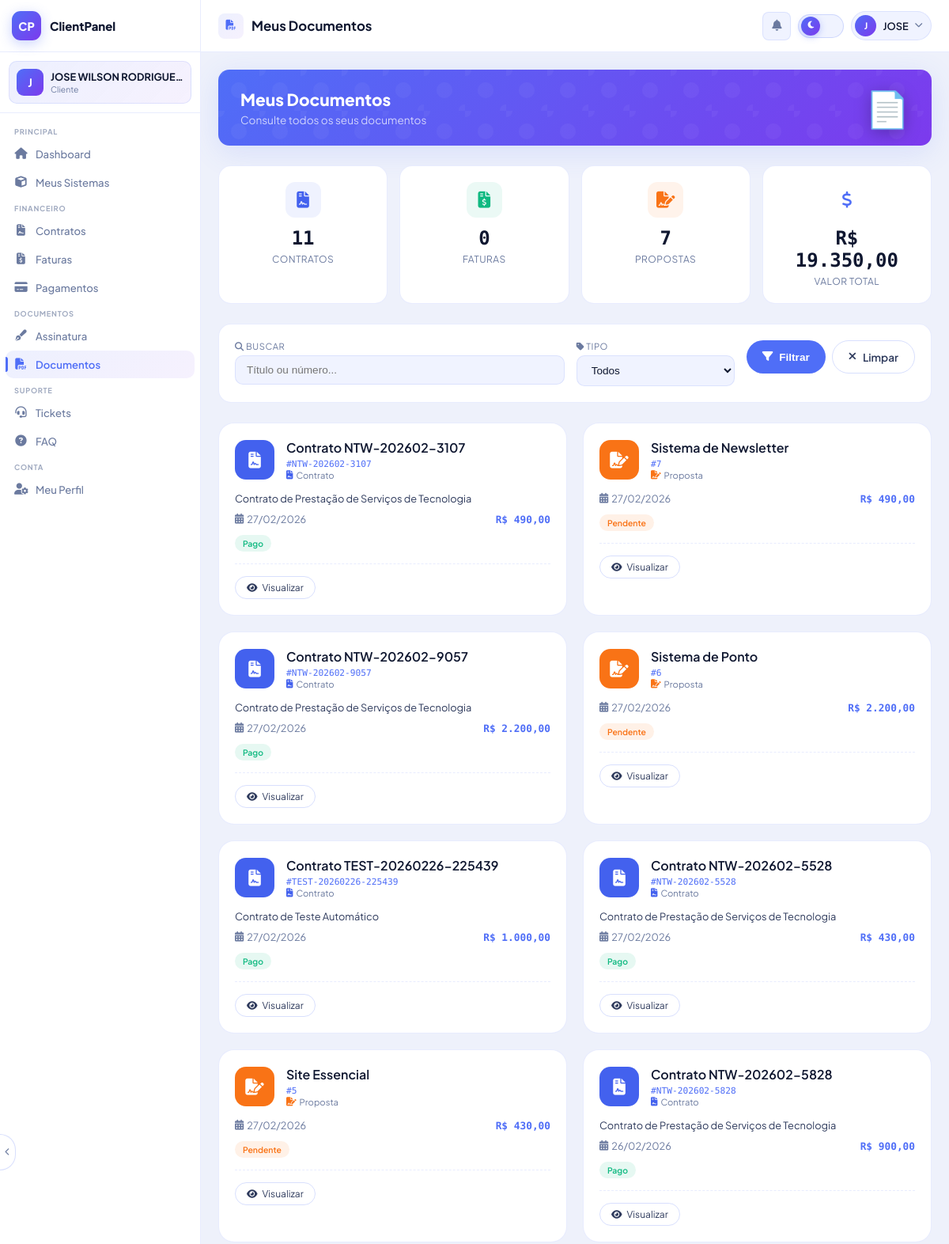
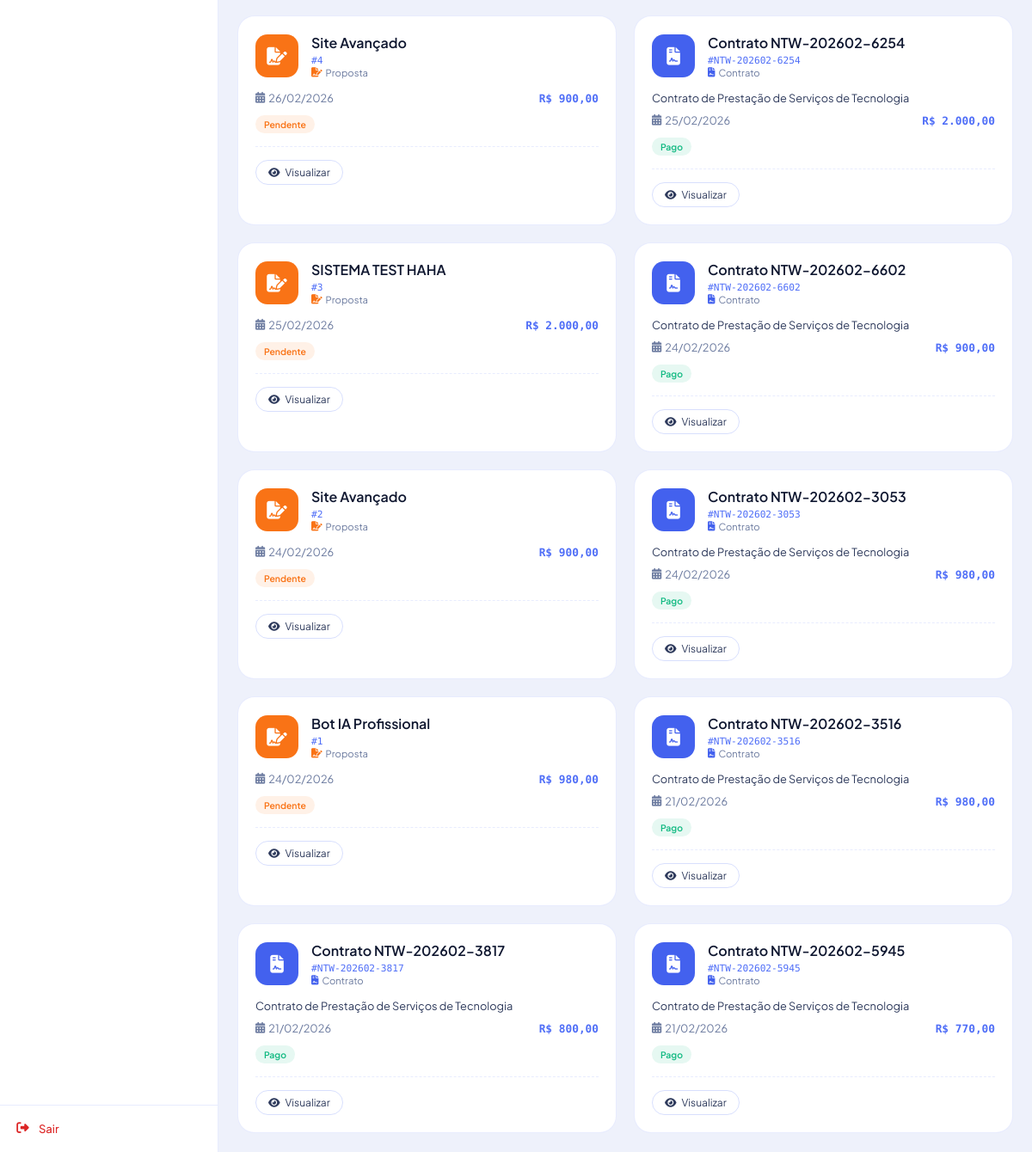
The app's page /cliente/modules/documentos/index.php (signed in) with its own data (2 pictures, top to bottom).
### tables this page shows
CREATE TABLE `clientes` (
  `id` int(11) NOT NULL,
  `nome` varchar(200) NOT NULL,
  `email` varchar(100) NOT NULL,
  `username` varchar(50) DEFAULT NULL,
  `codigo_indicacao` varchar(100) DEFAULT NULL,
  `indicado_por` int(11) DEFAULT NULL,
  `total_indicacoes` int(11) DEFAULT 0,
  `desconto_indicacao` decimal(10,2) DEFAULT 0.00,
  `validade_desconto` date DEFAULT NULL,
  `password_hash` varchar(255) DEFAULT NULL,
  `telefone` varchar(20) DEFAULT NULL,
  `celular` varchar(20) DEFAULT NULL,
  `cpf_cnpj` varchar(20) DEFAULT NULL,
  `rg_ie` varchar(20) DEFAULT NULL,
  `data_nascimento` date DEFAULT NULL,
  `empresa` varchar(200) DEFAULT NULL,
  `cargo` varchar(100) DEFAULT NULL,
  `endereco` text DEFAULT NULL,
  `cidade` varchar(100) DEFAULT NULL,
  `estado` char(2) DEFAULT NULL,
  `cep` varchar(10) DEFAULT NULL,
  `observacoes` text DEFAULT NULL,
  `foto` varchar(255) DEFAULT NULL,
  `status` enum('ativo','inativo','bloqueado') DEFAULT 'ativo',
  `tipo` enum('cliente','admin','parceiro') DEFAULT 'cliente',
  `created_at` timestamp NOT NULL DEFAULT current_timestamp(),
  `updated_at` timestamp NULL DEFAULT NULL ON UPDATE current_timestamp(),
  `ultimo_acesso` datetime DEFAULT NULL,
  `tentativas_falhas` int(11) DEFAULT 0,
  `bloqueado_ate` datetime DEFAULT NULL,
  `token_recuperacao` varchar(100) DEFAULT NULL,
  `token_expira` datetime DEFAULT NULL
);

CREATE TABLE `contratos` (
  `id` int(11) NOT NULL,
  `cliente_id` int(11) NOT NULL,
  `plano_contratado_id` int(11) DEFAULT NULL,
  `tipo_contrato` enum('adesao','renovacao','cancelamento','aditivo') NOT NULL,
  `numero_contrato` varchar(50) NOT NULL,
  `versao` varchar(20) DEFAULT '1.0',
  `titulo` varchar(255) NOT NULL,
  `conteudo` longtext NOT NULL,
  `valor_total` decimal(10,2) DEFAULT NULL,
  `valor_entrada` decimal(10,2) DEFAULT NULL,
  `valor_mensal` decimal(10,2) DEFAULT NULL,
  `numero_parcelas` int(11) DEFAULT 1,
  `dia_vencimento` int(11) DEFAULT 10,
  `data_primeira_parcela` date DEFAULT NULL,
  `data_primeira_mensalidade` date DEFAULT NULL,
  `multa_cancelamento` decimal(10,2) DEFAULT NULL,
  `percentual_multa` decimal(5,2) DEFAULT NULL COMMENT 'Percentual da multa',
  `prazo_fidelidade` int(11) DEFAULT NULL COMMENT 'Meses de fidelidade',
  `data_assinatura` datetime DEFAULT NULL,
  `data_vencimento` date DEFAULT NULL,
  `data_cancelamento` datetime DEFAULT NULL,
  `motivo_cancelamento` text DEFAULT NULL,
  `status` enum('rascunho','enviado','assinado','cancelado','vencido') DEFAULT 'rascunho',
  `pdf_path` varchar(255) DEFAULT NULL,
  `observacoes` text DEFAULT NULL,
  `created_by` int(11) DEFAULT NULL,
  `created_at` timestamp NOT NULL DEFAULT current_timestamp(),
  `updated_at` timestamp NULL DEFAULT NULL ON UPDATE current_timestamp()
);

CREATE TABLE `planos_contratados` (
  `id` int(11) NOT NULL,
  `cliente_id` int(11) NOT NULL,
  `plano_id` int(11) DEFAULT NULL COMMENT 'ID do plano padrão (se aplicável)',
  `tipo_plano` enum('site','sistema','bot','outros') NOT NULL,
  `nome_plano` varchar(255) NOT NULL,
  `descricao` text DEFAULT NULL,
  `valor_plano` decimal(10,2) NOT NULL COMMENT 'Valor único do desenvolvimento',
  `valor_mensal` decimal(10,2) NOT NULL COMMENT 'Valor da mensalidade (manutenção)',
  `forma_pagamento` enum('vista','parcelado','recorrente') DEFAULT 'recorrente',
  `numero_parcelas` int(11) DEFAULT 1,
  `data_inicio` date NOT NULL,
  `data_fim` date DEFAULT NULL,
  `periodo_teste` int(11) DEFAULT 0 COMMENT 'Dias de teste grátis',
  `dia_vencimento` int(11) DEFAULT 10,
  `data_proxima_fatura` date DEFAULT NULL,
  `ultima_fatura_gerada` date DEFAULT NULL,
  `mp_subscription_id` varchar(100) DEFAULT NULL,
  `mp_preapproval_id` varchar(100) DEFAULT NULL,
  `status` enum('ativo','pendente','cancelado','suspenso','concluido') DEFAULT 'ativo',
  `observacoes` text DEFAULT NULL,
  `created_at` timestamp NOT NULL DEFAULT current_timestamp(),
  `updated_at` timestamp NULL DEFAULT NULL ON UPDATE current_timestamp()
);

### cliente/modules/documentos/index.php (the view, shortened to what the rows shown need)
<?php
require_once '../../includes/header.php';
require_once '../../includes/menu.php';
require_once 'config.php';
$cid = (int)$_SESSION['cliente_id'];
$tipo_filter = isset($_GET['tipo']) ? limparInput($_GET['tipo']) : '';
$busca = isset($_GET['busca']) ? limparInput($_GET['busca']) : '';
$filtros = [
    'tipo' => $tipo_filter,
    'busca' => $busca
];
$documentos = getDocumentosCliente($cid, $filtros);
?>
<main class="main" id="main">
    <div class="topbar">
        <div class="top-right">
            <div class="user-btn" id="userBtn">
                <div class="sb-av"><?php echo strtoupper(substr($cliente['nome'], 0, 1)); ?></div>
                <span class="user-btn-n"><?php echo htmlspecialchars(explode(' ', $cliente['nome'])[0]); ?></span>
                <i class="fas fa-chevron-down user-chevron"></i>
            </div>
        </div>
    </div>
    <div class="content">
        <div class="welcome" style="margin-bottom: 25px;">
            <div class="welcome-copy">
                <h1>Meus Documentos</h1>
            </div>
        </div>
        <?php if (empty($documentos)): ?>
        <div class="empty-state">
            <i class="fas fa-folder-open"></i>
            <h3>Nenhum documento encontrado</h3>
            <p>Os documentos aparecerão aqui quando estiverem disponíveis.</p>
        </div>
        <?php else: ?>
        <div class="documentos-grid">
            <?php foreach ($documentos as $doc):
                $icone = getIconePorTipo($doc['tipo']);
                $cor = getCorPorTipo($doc['tipo']);
                $tipo_nome = getNomeTipo($doc['tipo']);
                list($badge_class, $badge_text) = getStatusBadge($doc['status'] ?? '');
            ?>
            <div class="documento-card" onclick="window.location.href='visualizar.php?id=<?php echo $doc['id']; ?>'">
                <div class="documento-header">
                    <div class="documento-icon" style="background: <?php echo $cor; ?>;">
                        <i class="fas <?php echo $icone; ?>"></i>
                    </div>
                    <div class="documento-info">
                        <div class="documento-titulo">
                            <?php echo htmlspecialchars($doc['titulo']); ?>
                        </div>
                        <div class="documento-referencia">
                            #<?php echo htmlspecialchars($doc['referencia'] ?? ''); ?>
                        </div>
                        <div class="documento-tipo">
                            <i class="fas <?php echo $icone; ?>" style="color: <?php echo $cor; ?>;"></i>
                            <?php echo $tipo_nome; ?>
                        </div>
                    </div>
                </div>
                <?php if (!empty($doc['descricao'])): ?>
                <p style="color: var(--tx2); font-size: 0.8rem; margin-bottom: 10px;">
                    <?php echo htmlspecialchars(is_string($doc['descricao']) ? substr($doc['descricao'], 0, 100) . (strlen($doc['descricao']) > 100 ? '...' : '') : ''); ?>
                </p>
                <?php endif; ?>
                <div class="documento-info-row">
                    <?php if (!empty($doc['data_emissao'])): ?>
                    <div class="documento-data">
                        <i class="fas fa-calendar-alt"></i>
                        <?php echo date('d/m/Y', strtotime($doc['data_emissao'])); ?>
                    </div>
                    <?php endif; ?>
                    <?php if (!empty($doc['valor'])): ?>
                    <div class="documento-valor">
                        R$ <?php echo number_format($doc['valor'], 2, ',', '.'); ?>
                    </div>
                    <?php endif; ?>
                </div>
                <?php if (!empty($badge_class)): ?>
                <div style="margin: 8px 0;">
                    <span class="badge <?php echo $badge_class; ?>">
                        <?php echo $badge_text; ?>
                    </span>
                </div>
                <?php endif; ?>
                <div class="documento-footer">
                    <span class="btn-documento" onclick="event.stopPropagation(); window.location.href='visualizar.php?id=<?php echo $doc['id']; ?>'">
                        <i class="fas fa-eye"></i> Visualizar
                    </span>
                </div>
            </div>
            <?php endforeach; ?>
        </div>
        <?php endif; ?>
    </div>
</main>
<?php require_once '../../includes/footer.php'; ?>

### cliente/includes/menu.php (shortened to what the rows shown need)
<aside class="sidebar" id="sidebar">
    <div class="sb-prof">
        <div class="sb-prof-pill">
            <div class="sb-av"><?php echo strtoupper(substr($cliente['nome'], 0, 1)); ?></div>
            <div class="sb-prof-info">
                <div class="sb-prof-name"><?php echo htmlspecialchars($cliente['nome']); ?></div>
                <div class="sb-prof-role">Cliente</div>
            </div>
        </div>
    </div>
</aside>

### records on screen
clientes: nome "J", nome "JOSE WILSON RODRIGUE…", nome "JOSE"
contratos: titulo "Contrato NTW-202602-3107", numero_contrato "NTW-202602-3107", tipo_nome "Contrato", titulo "Contrato de Prestação de Serviços de Tecnologia", data_emissao "27/02/2026", valor_total "490,00", badge_text "Pago"
planos_contratados: nome_plano "Sistema de Newsletter", id "7", tipo_nome "Proposta", data_inicio "27/02/2026", valor_plano "490,00", badge_text "Pendente"
contratos: titulo "Contrato NTW-202602-9057", numero_contrato "NTW-202602-9057", tipo_nome "Contrato", titulo "Contrato de Prestação de Serviços de Tecnologia", data_emissao "27/02/2026", valor_total "2.200,00", badge_text "Pago"
planos_contratados: nome_plano "Sistema de Ponto", id "6", tipo_nome "Proposta", data_inicio "27/02/2026", valor_plano "2.200,00", badge_text "Pendente"
contratos: titulo "Contrato TEST-20260226-225439", numero_contrato "TEST-20260226-225439", tipo_nome "Contrato", titulo "Contrato de Teste Automático", data_emissao "27/02/2026", valor_total "1.000,00", badge_text "Pago"
contratos: titulo "Contrato NTW-202602-5528", numero_contrato "NTW-202602-5528", tipo_nome "Contrato", titulo "Contrato de Prestação de Serviços de Tecnologia", data_emissao "27/02/2026", valor_total "430,00", badge_text "Pago"
planos_contratados: nome_plano "Site Essencial", id "5", tipo_nome "Proposta", data_inicio "27/02/2026", valor_plano "430,00", badge_text "Pendente"
contratos: titulo "Contrato NTW-202602-5828", numero_contrato "NTW-202602-5828", tipo_nome "Contrato", titulo "Contrato de Prestação de Serviços de Tecnologia", data_emissao "26/02/2026", valor_total "900,00", badge_text "Pago"
planos_contratados: nome_plano "Site Avançado", id "4", tipo_nome "Proposta", data_inicio "26/02/2026", valor_plano "900,00", badge_text "Pendente"
contratos: titulo "Contrato NTW-202602-6254", numero_contrato "NTW-202602-6254", tipo_nome "Contrato", titulo "Contrato de Prestação de Serviços de Tecnologia", data_emissao "25/02/2026", valor_total "2.000,00", badge_text "Pago"
planos_contratados: nome_plano "SISTEMA TEST HAHA", id "3", tipo_nome "Proposta", data_inicio "25/02/2026", valor_plano "2.000,00", badge_text "Pendente"
contratos: titulo "Contrato NTW-202602-6602", numero_contrato "NTW-202602-6602", tipo_nome "Contrato", titulo "Contrato de Prestação de Serviços de Tecnologia", data_emissao "24/02/2026", valor_total "900,00", badge_text "Pago"
planos_contratados: nome_plano "Site Avançado", id "2", tipo_nome "Proposta", data_inicio "24/02/2026", valor_plano "900,00", badge_text "Pendente"
contratos: titulo "Contrato NTW-202602-3053", numero_contrato "NTW-202602-3053", tipo_nome "Contrato", titulo "Contrato de Prestação de Serviços de Tecnologia", data_emissao "24/02/2026", valor_total "980,00", badge_text "Pago"
planos_contratados: nome_plano "Bot IA Profissional", id "1", tipo_nome "Proposta", data_inicio "24/02/2026", valor_plano "980,00", badge_text "Pendente"
contratos: titulo "Contrato NTW-202602-3516", numero_contrato "NTW-202602-3516", tipo_nome "Contrato", titulo "Contrato de Prestação de Serviços de Tecnologia", data_emissao "21/02/2026", valor_total "980,00", badge_text "Pago"
contratos: titulo "Contrato NTW-202602-3817", numero_contrato "NTW-202602-3817", tipo_nome "Contrato", titulo "Contrato de Prestação de Serviços de Tecnologia", data_emissao "21/02/2026", valor_total "800,00", badge_text "Pago"
contratos: titulo "Contrato NTW-202602-5945", numero_contrato "NTW-202602-5945", tipo_nome "Contrato", titulo "Contrato de Prestação de Serviços de Tecnologia", data_emissao "21/02/2026", valor_total "770,00", badge_text "Pago"

### other values on screen
$data['titulo'] "PRINCIPAL"
$item['nome'] "Dashboard"
$item['nome'] "Meus Sistemas"
$data['titulo'] "FINANCEIRO"
$item['nome'] "Contratos"
$item['nome'] "Faturas"
$item['nome'] "Pagamentos"
$data['titulo'] "DOCUMENTOS"
$item['nome'] "Assinatura"
$item['nome'] "Documentos"
$data['titulo'] "SUPORTE"
$item['nome'] "Tickets"
$item['nome'] "FAQ"
$data['titulo'] "CONTA"
$item['nome'] "Meu Perfil"
